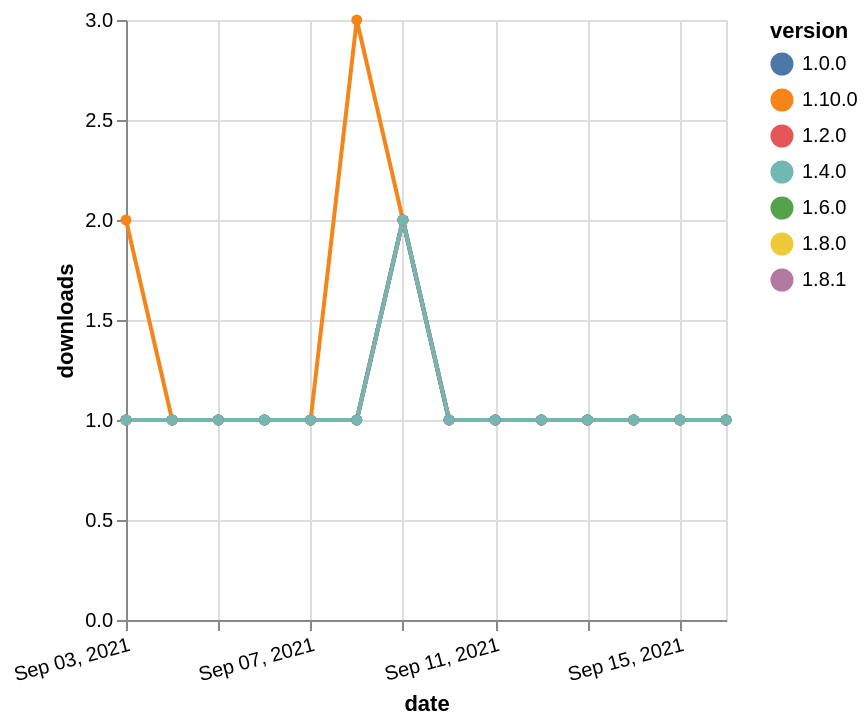

Write a Vega-Lite specification for this figure.
### Vega-Lite specification from a JSON file in a GitHub repository (floating-point values rounded to 4 significant figures)
{"$schema": "https://vega.github.io/schema/vega-lite/v5.json", "description": "A simple bar chart with embedded data.", "data": {"values": [{"date": "2021-09-03", "total": 157, "delta": 1, "version": "1.6.0"}, {"date": "2021-09-04", "total": 158, "delta": 1, "version": "1.6.0"}, {"date": "2021-09-05", "total": 159, "delta": 1, "version": "1.6.0"}, {"date": "2021-09-06", "total": 160, "delta": 1, "version": "1.6.0"}, {"date": "2021-09-07", "total": 161, "delta": 1, "version": "1.6.0"}, {"date": "2021-09-08", "total": 162, "delta": 1, "version": "1.6.0"}, {"date": "2021-09-09", "total": 164, "delta": 2, "version": "1.6.0"}, {"date": "2021-09-10", "total": 165, "delta": 1, "version": "1.6.0"}, {"date": "2021-09-11", "total": 166, "delta": 1, "version": "1.6.0"}, {"date": "2021-09-12", "total": 167, "delta": 1, "version": "1.6.0"}, {"date": "2021-09-13", "total": 168, "delta": 1, "version": "1.6.0"}, {"date": "2021-09-14", "total": 169, "delta": 1, "version": "1.6.0"}, {"date": "2021-09-15", "total": 170, "delta": 1, "version": "1.6.0"}, {"date": "2021-09-16", "total": 171, "delta": 1, "version": "1.6.0"}, {"date": "2021-09-03", "total": 143, "delta": 1, "version": "1.8.0"}, {"date": "2021-09-04", "total": 144, "delta": 1, "version": "1.8.0"}, {"date": "2021-09-05", "total": 145, "delta": 1, "version": "1.8.0"}, {"date": "2021-09-06", "total": 146, "delta": 1, "version": "1.8.0"}, {"date": "2021-09-07", "total": 147, "delta": 1, "version": "1.8.0"}, {"date": "2021-09-08", "total": 148, "delta": 1, "version": "1.8.0"}, {"date": "2021-09-09", "total": 150, "delta": 2, "version": "1.8.0"}, {"date": "2021-09-10", "total": 151, "delta": 1, "version": "1.8.0"}, {"date": "2021-09-11", "total": 152, "delta": 1, "version": "1.8.0"}, {"date": "2021-09-12", "total": 153, "delta": 1, "version": "1.8.0"}, {"date": "2021-09-13", "total": 154, "delta": 1, "version": "1.8.0"}, {"date": "2021-09-14", "total": 155, "delta": 1, "version": "1.8.0"}, {"date": "2021-09-15", "total": 156, "delta": 1, "version": "1.8.0"}, {"date": "2021-09-16", "total": 157, "delta": 1, "version": "1.8.0"}, {"date": "2021-09-03", "total": 117, "delta": 2, "version": "1.10.0"}, {"date": "2021-09-04", "total": 118, "delta": 1, "version": "1.10.0"}, {"date": "2021-09-05", "total": 119, "delta": 1, "version": "1.10.0"}, {"date": "2021-09-06", "total": 120, "delta": 1, "version": "1.10.0"}, {"date": "2021-09-07", "total": 121, "delta": 1, "version": "1.10.0"}, {"date": "2021-09-08", "total": 124, "delta": 3, "version": "1.10.0"}, {"date": "2021-09-09", "total": 126, "delta": 2, "version": "1.10.0"}, {"date": "2021-09-10", "total": 127, "delta": 1, "version": "1.10.0"}, {"date": "2021-09-11", "total": 128, "delta": 1, "version": "1.10.0"}, {"date": "2021-09-12", "total": 129, "delta": 1, "version": "1.10.0"}, {"date": "2021-09-13", "total": 130, "delta": 1, "version": "1.10.0"}, {"date": "2021-09-14", "total": 131, "delta": 1, "version": "1.10.0"}, {"date": "2021-09-15", "total": 132, "delta": 1, "version": "1.10.0"}, {"date": "2021-09-16", "total": 133, "delta": 1, "version": "1.10.0"}, {"date": "2021-09-03", "total": 240, "delta": 1, "version": "1.0.0"}, {"date": "2021-09-04", "total": 241, "delta": 1, "version": "1.0.0"}, {"date": "2021-09-05", "total": 242, "delta": 1, "version": "1.0.0"}, {"date": "2021-09-06", "total": 243, "delta": 1, "version": "1.0.0"}, {"date": "2021-09-07", "total": 244, "delta": 1, "version": "1.0.0"}, {"date": "2021-09-08", "total": 245, "delta": 1, "version": "1.0.0"}, {"date": "2021-09-09", "total": 247, "delta": 2, "version": "1.0.0"}, {"date": "2021-09-10", "total": 248, "delta": 1, "version": "1.0.0"}, {"date": "2021-09-11", "total": 249, "delta": 1, "version": "1.0.0"}, {"date": "2021-09-12", "total": 250, "delta": 1, "version": "1.0.0"}, {"date": "2021-09-13", "total": 251, "delta": 1, "version": "1.0.0"}, {"date": "2021-09-14", "total": 252, "delta": 1, "version": "1.0.0"}, {"date": "2021-09-15", "total": 253, "delta": 1, "version": "1.0.0"}, {"date": "2021-09-16", "total": 254, "delta": 1, "version": "1.0.0"}, {"date": "2021-09-03", "total": 128, "delta": 1, "version": "1.8.1"}, {"date": "2021-09-04", "total": 129, "delta": 1, "version": "1.8.1"}, {"date": "2021-09-05", "total": 130, "delta": 1, "version": "1.8.1"}, {"date": "2021-09-06", "total": 131, "delta": 1, "version": "1.8.1"}, {"date": "2021-09-07", "total": 132, "delta": 1, "version": "1.8.1"}, {"date": "2021-09-08", "total": 133, "delta": 1, "version": "1.8.1"}, {"date": "2021-09-09", "total": 135, "delta": 2, "version": "1.8.1"}, {"date": "2021-09-10", "total": 136, "delta": 1, "version": "1.8.1"}, {"date": "2021-09-11", "total": 137, "delta": 1, "version": "1.8.1"}, {"date": "2021-09-12", "total": 138, "delta": 1, "version": "1.8.1"}, {"date": "2021-09-13", "total": 139, "delta": 1, "version": "1.8.1"}, {"date": "2021-09-14", "total": 140, "delta": 1, "version": "1.8.1"}, {"date": "2021-09-15", "total": 141, "delta": 1, "version": "1.8.1"}, {"date": "2021-09-16", "total": 142, "delta": 1, "version": "1.8.1"}, {"date": "2021-09-03", "total": 189, "delta": 1, "version": "1.2.0"}, {"date": "2021-09-04", "total": 190, "delta": 1, "version": "1.2.0"}, {"date": "2021-09-05", "total": 191, "delta": 1, "version": "1.2.0"}, {"date": "2021-09-06", "total": 192, "delta": 1, "version": "1.2.0"}, {"date": "2021-09-07", "total": 193, "delta": 1, "version": "1.2.0"}, {"date": "2021-09-08", "total": 194, "delta": 1, "version": "1.2.0"}, {"date": "2021-09-09", "total": 196, "delta": 2, "version": "1.2.0"}, {"date": "2021-09-10", "total": 197, "delta": 1, "version": "1.2.0"}, {"date": "2021-09-11", "total": 198, "delta": 1, "version": "1.2.0"}, {"date": "2021-09-12", "total": 199, "delta": 1, "version": "1.2.0"}, {"date": "2021-09-13", "total": 200, "delta": 1, "version": "1.2.0"}, {"date": "2021-09-14", "total": 201, "delta": 1, "version": "1.2.0"}, {"date": "2021-09-15", "total": 202, "delta": 1, "version": "1.2.0"}, {"date": "2021-09-16", "total": 203, "delta": 1, "version": "1.2.0"}, {"date": "2021-09-03", "total": 177, "delta": 1, "version": "1.4.0"}, {"date": "2021-09-04", "total": 178, "delta": 1, "version": "1.4.0"}, {"date": "2021-09-05", "total": 179, "delta": 1, "version": "1.4.0"}, {"date": "2021-09-06", "total": 180, "delta": 1, "version": "1.4.0"}, {"date": "2021-09-07", "total": 181, "delta": 1, "version": "1.4.0"}, {"date": "2021-09-08", "total": 182, "delta": 1, "version": "1.4.0"}, {"date": "2021-09-09", "total": 184, "delta": 2, "version": "1.4.0"}, {"date": "2021-09-10", "total": 185, "delta": 1, "version": "1.4.0"}, {"date": "2021-09-11", "total": 186, "delta": 1, "version": "1.4.0"}, {"date": "2021-09-12", "total": 187, "delta": 1, "version": "1.4.0"}, {"date": "2021-09-13", "total": 188, "delta": 1, "version": "1.4.0"}, {"date": "2021-09-14", "total": 189, "delta": 1, "version": "1.4.0"}, {"date": "2021-09-15", "total": 190, "delta": 1, "version": "1.4.0"}, {"date": "2021-09-16", "total": 191, "delta": 1, "version": "1.4.0"}]}, "width": "container", "mark": {"type": "line", "point": {"filled": true}}, "encoding": {"x": {"field": "date", "type": "temporal", "timeUnit": "yearmonthdate", "title": "date", "axis": {"labelAngle": -15}}, "y": {"field": "delta", "type": "quantitative", "title": "downloads"}, "color": {"field": "version", "type": "nominal"}, "tooltip": {"field": "delta"}}}
